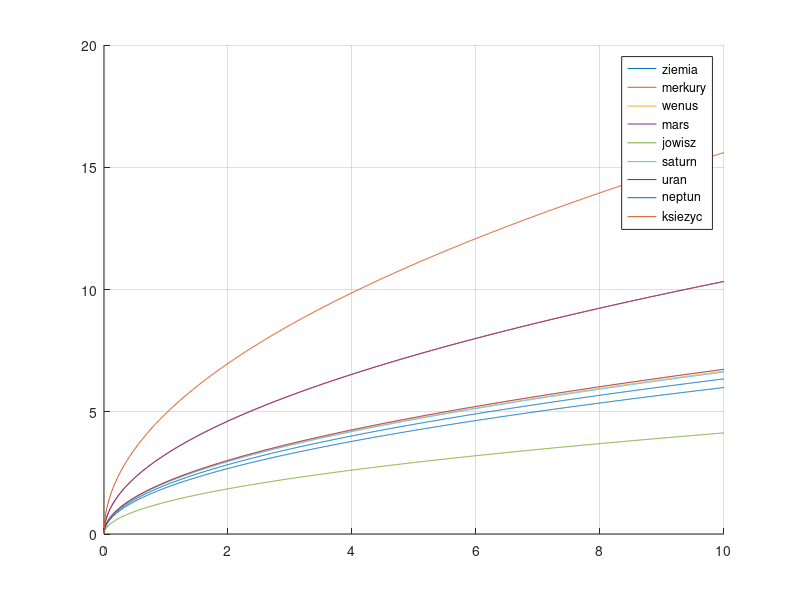

This figure's MATLAB source:
%Wykresy przyspieszeń grawitacyjnych planet Układu Słonecznego

clear; clc; close all; hold on;
g = 9.80665;
l = 0:0.01:10;
T = 2.*pi*sqrt(l/g); 
plot(l, T); grid on

gm = 3.7;
Tm = 2.*pi*sqrt(l/gm);
plot(l, Tm)

gw = 8.9;
Tw = 2.*pi*sqrt(l/gw);
plot(l, Tw)

gma = 3.7;
Tma = 2.*pi*sqrt(l/gma);
plot(l, Tma)

gj = 23.1;
Tj = 2.*pi*sqrt(l/gj);
plot(l, Tj)

gs = 9;
Ts = 2.*pi*sqrt(l/gs);
plot(l, Ts)

gu = 8.7;
Tu = 2.*pi*sqrt(l/gu);
plot(l, Tu)

gn = 11;
Tn = 2.*pi*sqrt(l/gn);
plot(l, Tn)

gks =1.622;
Tks = 2.*pi*sqrt(l/gks);
plot(l, Tks)
legend('ziemia','merkury','wenus','mars','jowisz','saturn','uran','neptun','ksiezyc')
hold off;